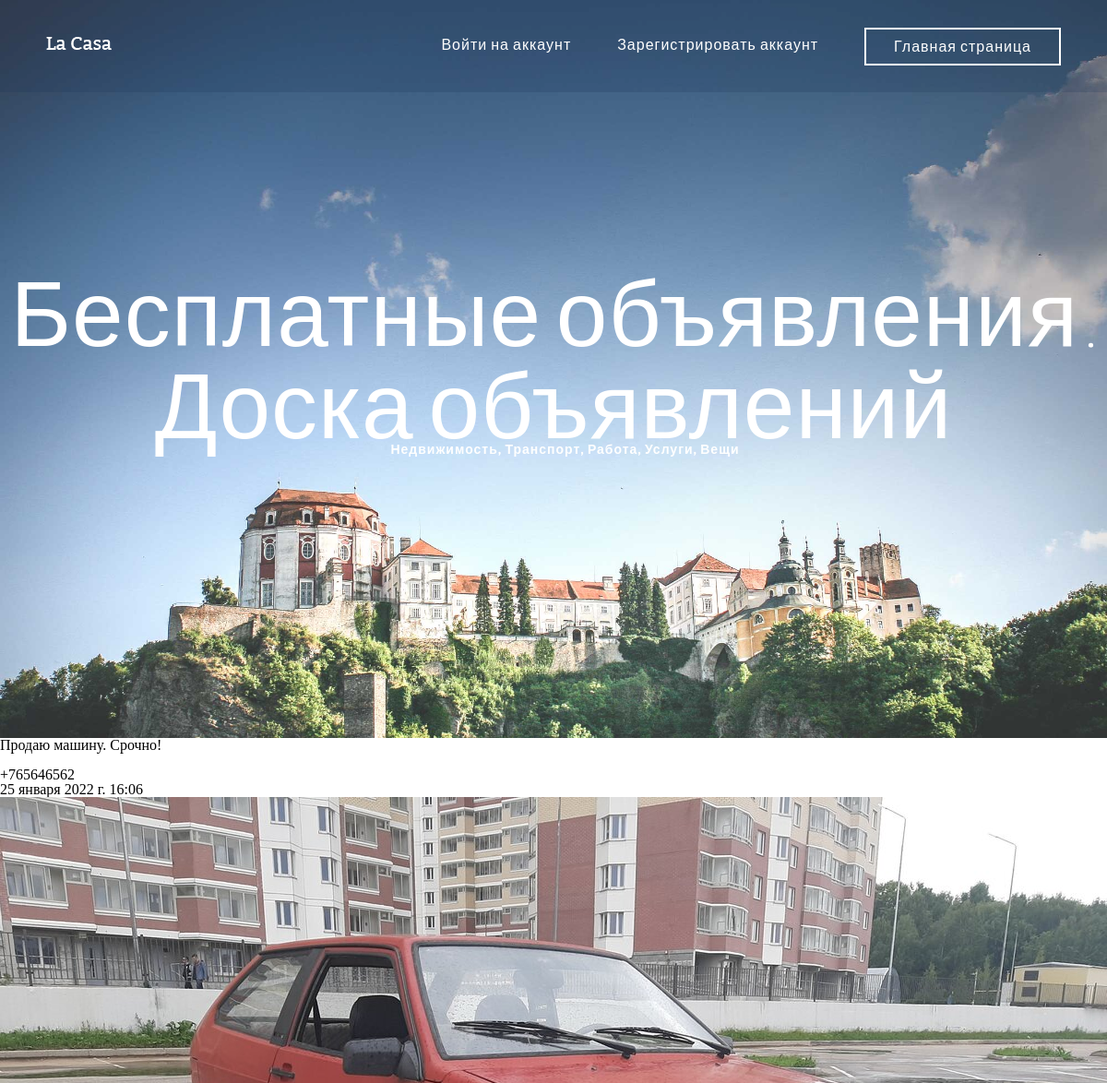
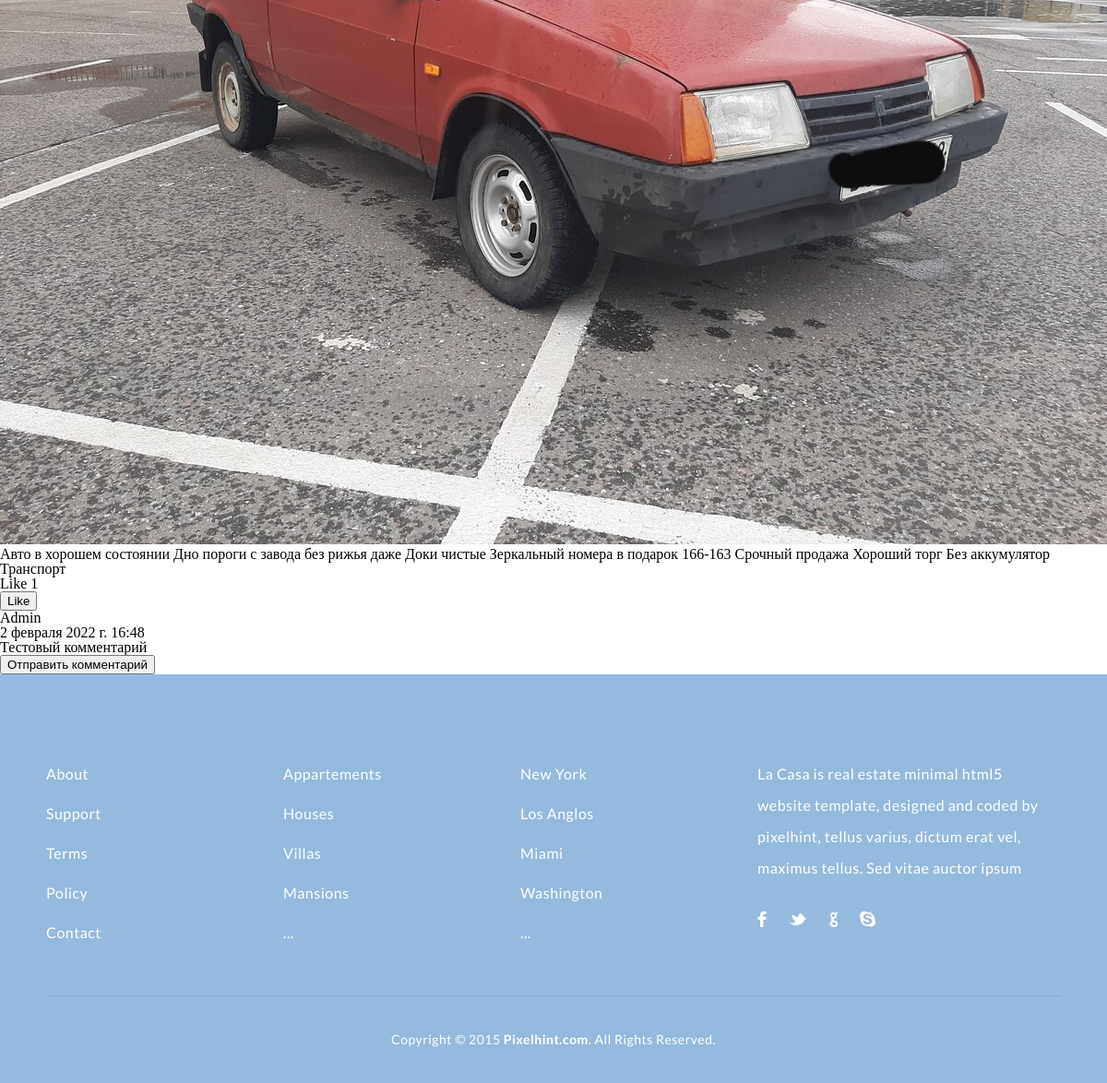
The app's page /post/1/ with its own data (2 pictures, top to bottom).
### Bulletin/models.py (models this page shows, shortened)
class Post(models.Model):
    author = models.ForeignKey(User, on_delete=CASCADE)
    title = models.TextField(max_length=100, blank=False)
    description = models.TextField('Описание', max_length=1000, blank=False)
    image = models.ImageField(upload_to='posts/')
    date_pub = models.DateTimeField(default=timezone.now)
    date_edit = models.DateTimeField(default=timezone.now)
    category = models.ForeignKey(Category, verbose_name='Категория', blank=False, on_delete=models.SET_NULL, null=True)
    likes = models.ManyToManyField(User, blank=True, related_name='users_likes_it')
    contact = models.CharField(max_length=15)

class Category(models.Model):
    name = models.CharField('Категория', max_length=100)
    description = models.TextField('Описание')
    url = models.SlugField(max_length=100, unique=True)
    def __str__(self):
        return f'{self.name}'

class Comment(models.Model):
    author = models.ForeignKey(User, on_delete=CASCADE)
    text = models.TextField(max_length=500)
    in_post = models.ForeignKey(Post, on_delete=CASCADE)
    date_publish = models.DateTimeField(default=timezone.now)

### Bulletin/views.py (the view, shortened to what this page needs)
# urls.py: path('post/<int:post_id>/', views.PosrDetailView.as_view(), name='post_detail'),
class PosrDetailView(DetailView):
    model = Post
    pk_url_kwarg = 'post_id'
    template_name = 'BulletinBoard/post_detail.html'
    comment_form_class = CommentForm
    def get(self, request, post_id, *args, **kwargs):
        self.object = self.get_object()
        context = self.get_context_data(object=self.object)
        context['comments'] = Comment.objects.filter(in_post_id=post_id).order_by('-date_publish')
        if request.user.is_authenticated:
            context['comment_form'] = self.comment_form_class
        return self.render_to_response(context)

### templates/BulletinBoard/post_detail.html (shortened to what this page needs)
{% extends 'base.html' %}
{% block content %}
    <p>{{ post.title }}</p>
    <p><a href="/{{ post.author.id }}/profile">{{ post.author }}</a></p>
    <p>{{ post.contact }}</p>
    <p>{{ post.date_pub }}</p>
    <img src="{{ post.image.url }}" alt="">
    <p>{{ post.description }}</p>
    <p>{{ post.category }}</p>
    <p>Like {{ post.likes.count }}</p>
    <form action="{% url 'like_post' post.id %}" method="POST">
        <button type="submit">Like</button>
    </form>
        <div>
            <ul>
                {% for comment in comments %}
                    <li>
                        <p>{{ comment.author }}</p>
                        <p>{{ comment.date_publish }}</p>
                        <p>{{ comment.text }}</p>
                    </li>
                {% endfor %}
            </ul>
            <form method="POST">
                <button type="submit">Отправить комментарий</button>
            </form>
        </div>
{% endblock %}

### static/css/responsive.css (style rules this page uses)
body { background: #fff; }

### records on screen
Post: title "Продаю машину. Срочно!", author "Admin", contact "+765646562", date_pub "25 января 2022 г. 16:06", image (picture), description "Авто в хорошем состоянии Дно пороги с завода без рижья даже Доки чистые Зеркальный номера в подарок 166-163 Срочный продажа Хороший торг Без аккумулятор", category "Транспорт", likes.count "1"
Comment: author "Admin", date_publish "2 февраля 2022 г. 16:48", text "Тестовый комментарий"
